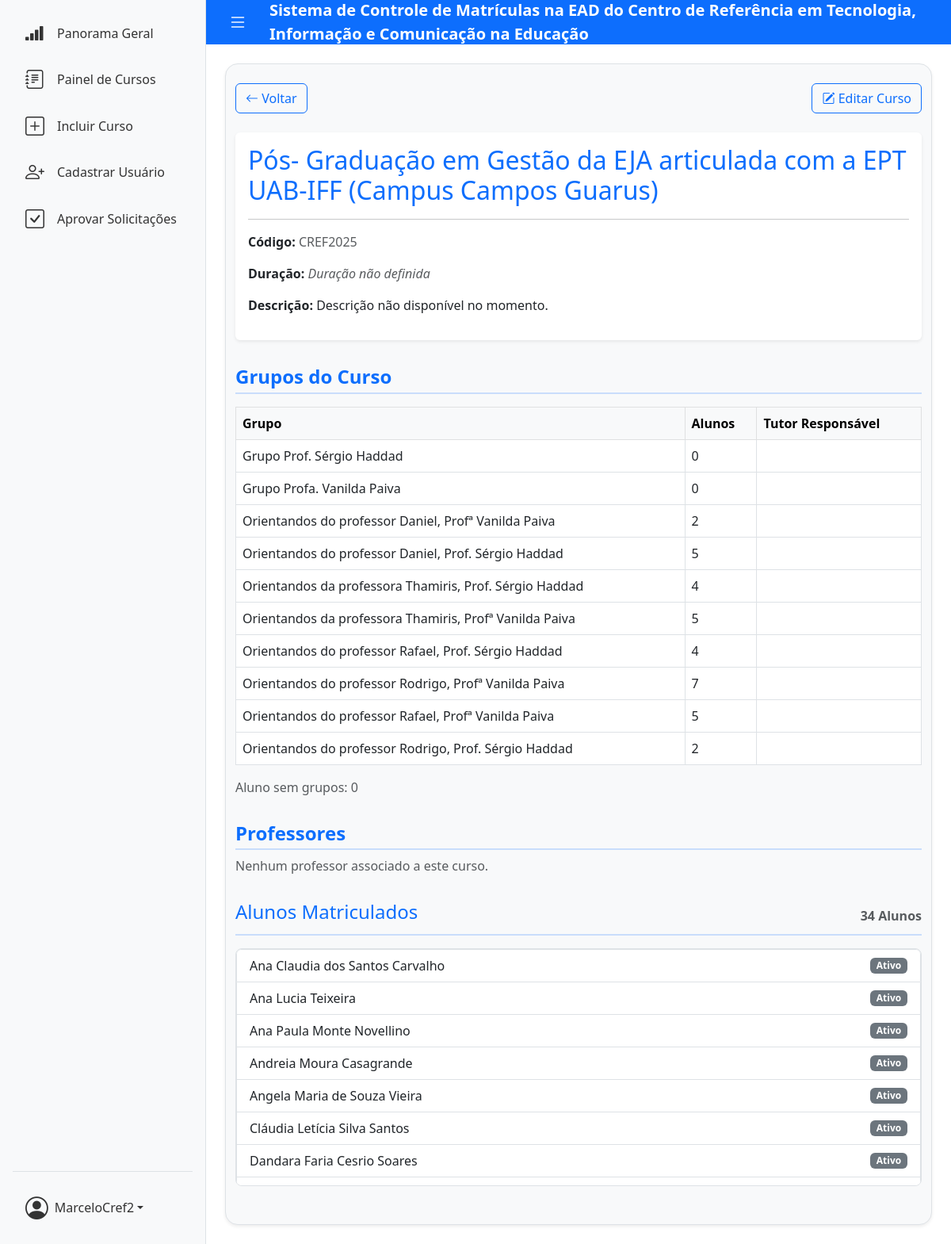
Page /cursos/4/ (signed in) on the committed database.
### Courses/models.py (models this page shows, shortened)
class Course(models.Model):
    id = models.AutoField(primary_key=True)
    name = models.CharField(max_length=150)
    description = models.TextField(blank=True, null=True)
    start_date = models.DateField(blank=True, null=True)
    end_date = models.DateField(blank=True, null=True)
    teachers = models.ManyToManyField(Teacher, related_name='teacher_courses', blank=True)
    tutors = models.ManyToManyField(Tutor, related_name='teacher_courses', blank=True)
    students = models.ManyToManyField('Student', through='Enrollment', blank=True )
    created_at = models.DateTimeField(auto_now_add=True)
    def duration(self):
        if self.start_date and self.end_date:
            return (self.end_date - self.start_date).days
        return 'Não definido'

class Group(models.Model):
    id = models.AutoField(primary_key=True)
    name = models.CharField(max_length=50)
    tutor = models.ForeignKey(Tutor, on_delete=models.PROTECT, related_name='tutors_groups', null=True, blank=False)
    course = models.ForeignKey('Course', on_delete=models.CASCADE, related_name='courses', null=True, blank=False)
    class Meta:
        unique_together = ('name', 'course')

class Enrollment(models.Model):
    STATUS_CHOICES = [
        ('active', 'Ativo'),
        ('approved', 'Aprovado'),
        ('failed', 'Reprovado'),
        ('locked', 'Trancado'),
        ('dropped', 'Evadido'),
    ]
    id = models.AutoField(primary_key=True)
    student = models.ForeignKey(Student, on_delete=models.CASCADE, related_name='Enrollments_student')
    course = models.ForeignKey(Course, on_delete=models.CASCADE, related_name='Enrollments_course')
    group = models.ForeignKey(Group, on_delete=models.CASCADE, related_name='enrollments', null=True, blank=True)
    status = models.CharField(max_length=20, choices= STATUS_CHOICES, default='active')

class Person(models.Model):
    name = models.CharField(max_length=100)
    code = models.CharField(max_length=50, null=True, blank=True)
    email = models.EmailField(max_length=100, unique=True, null=True, blank=True)
    phone = models.CharField(max_length=15, blank=True, null=True)
    registration = models.CharField(max_length=12, unique=True, blank=True, null=True)
    class Meta:
        abstract = True  # ✅ Isso evita que Django crie uma tabela para Person

class Student(Person):
    def __str__(self):
        return self.name

### Courses/views.py (the view)
# urls.py: path('<int:pk>/', CourseDetailView.as_view(), name='course_detail'),
@method_decorator(login_required(login_url='login'), name='dispatch')
class CourseDetailView(LoginRequiredMixin, DetailView):
    model = Course
    template_name = 'course_detail.html'
    def get_context_data(self, **kwargs):
        context = super().get_context_data(**kwargs)
        course = self.get_object()
        enrollments = Enrollment.objects.filter(course=course).select_related('student__group')
        context['students_without_group_count'] = enrollments.filter(group__isnull=True).count()
        return context

### Courses/templates/course_detail.html (shortened to what this page needs)
{% extends 'base.html' %}
{% block content %}
<div class="container pt-4 pb-4 bg-body-tertiary shadow-sm rounded-4 border" style="max-width: 950px;"
  data-aos="fade-up">
  <div class="d-flex justify-content-between align-items-center mb-4">
    <a href="{% url 'courses_list' %}" class="btn btn-outline-primary">
      <i class="bi bi-arrow-left"></i> Voltar
    </a>
    {% if user.is_authenticated %}
      <a href="{% url 'course_update' course.pk %}" class="btn btn-outline-primary">
        <i class="bi bi-pencil-square"></i> Editar Curso
      </a>
    {% endif %}
  </div>
  <div class="card shadow-sm border-0 card-hover">
    <div class="card-body">
      <h2 class="card-title text-primary">{{ object.name }}</h2>
      <hr>
      <p><strong>Código:</strong> <span class="text-muted">CREF2025</span></p>
      <p>
        <strong>Duração:</strong>
        {% if object.duration != 'Não definido' %}
        {{ object.start_date }} - {{ object.end_date }} ({{ object.duration }} dias)
        {% else %}
        <em class="text-muted">Duração não definida</em>
        {% endif %}
      </p>
      {% if object.description %}
      <p><strong>Descrição:</strong> {{ object.description }}</p>
      {% endif %}
    </div>
  </div>
  <h4 class="section-title">Grupos do Curso</h4>
  {% if object.courses.exists %}
  <div class="table-responsive mt-3">
    <table class="table table-bordered custom-table align-middle table-hover">
      <thead class="table-light">
        <tr>
          <th>Grupo</th>
          <th>Alunos</th>
          <th>Tutor Responsável</th>
        </tr>
      </thead>
      <tbody>
        {% for grupo in object.courses.all %}
        <tr>
          <td>{{ grupo.name }}</td>
          <td>{{ grupo.enrollments.count }}</td>
          <td>{{ grupo.tutor.name }}</td>
        </tr>
        {% endfor %}
      </tbody>
    </table>
  </div>
  <div>
    <p class="text-muted">Aluno sem grupos: {{ students_without_group_count }}</p>
  </div>
  {% else %}
  <p class="text-muted">Nenhum grupo registrado para este curso.</p>
  {% endif %}
  <h4 class="section-title">Professores</h4>
  {% if object.teachers.exists %}
  <ul class="list-group mt-3 mb-4">
    {% for professor in object.teachers.all %}
    <li class="list-group-item d-flex justify-content-between align-items-center">
      {{ professor.name }}
      <span class="badge bg-primary">Professor</span>
    </li>
    {% endfor %}
  </ul>
  {% else %}
  <p class="text-muted">Nenhum professor associado a este curso.</p>
  {% endif %}
   <div class="section-title d-flex justify-content-between align-items-center">
     <h4 >Alunos Matriculados</h4>
      <h8 class="text-muted ">{{ object.students.count }} Alunos</h8>
   </div>
  {% with enrollments=object.Enrollments_course.all %}
  {% if enrollments %}
    <div class="scroll-box mt-3 mb-4">
      <ul class="list-group">
        {% for enrollment in enrollments %}
        <li class="list-group-item d-flex justify-content-between align-items-center">
          {{ enrollment.student.name }}
          <span class="badge bg-secondary">{{ enrollment.get_status_display }}</span>
        </li>
        {% endfor %}
      </ul>
    </div>
  {% else %}
  <p class="text-muted">Nenhum aluno matriculado neste curso.</p>
  {% endif %}
  {% endwith %}
</div>
{% endblock %}

### app/templates/base.html (shortened to what this page needs)
{% load static %}
<!DOCTYPE html>
<html lang="pt-BR" class="h-100">
<head>
  <link href="https://cdn.jsdelivr.net/npm/bootstrap@5.3.0/dist/css/bootstrap.min.css" rel="stylesheet" />
  <link href="https://cdn.jsdelivr.net/npm/bootstrap-icons@1.10.5/font/bootstrap-icons.css" rel="stylesheet" />
</head>
<div class="toast-container position-fixed bottom-0 end-0 p-3" id="toast-container" style="z-index: 1080;">
</div>
<body>
  <div class="wrapper">
    <div class="main-container">
      <aside class="sidebar" id="sidebar">
        <nav>
          <a href="{% url 'course_dashboard' %}"
            class="{% if request.resolver_match.url_name == 'course_dashboard' %}active{% endif %}" data-bs-toggle="tooltip" data-bs-placement="right" title="Dashboards">
            <i class="bi bi-reception-4"></i>
            <span>Panorama Geral</span>
          </a>
          {% if user.is_authenticated %}
          <a href="{% url 'courses_list' %}"
            class="{% if request.resolver_match.url_name == 'courses_list' %}active{% endif %}" data-bs-toggle="tooltip" data-bs-placement="right" title="Painel de Cursos">
            <i class="bi bi-journal-text"></i>
            <span>Painel de Cursos</span>
          </a>
          <a href="{% url 'new_course' %}"
            class="{% if request.resolver_match.url_name == 'new_course' %}active{% endif %}" data-bs-toggle="tooltip" data-bs-placement="right" title="Incluir Curso">
            <i class="bi bi-plus-square"></i>
            <span>Incluir Curso</span>
          </a>
          <a href="{% url 'register' %}"
            class="{% if request.resolver_match.url_name == 'register' %}active{% endif %}" data-bs-toggle="tooltip" data-bs-placement="right" title="Cadastrar Usuário">
            <i class="bi bi-person-plus"></i>
            <span>Cadastrar Usuário</span>
          </a>
          {% endif %}
          {% if user.is_staff %}
          <a href="{% url 'approve_registration_requests' %}"
            class="{% if request.resolver_match.url_name == 'approve_registration_requests' %}active{% endif %}" data-bs-toggle="tooltip" data-bs-placement="right" title="Aprovar Solicitações de Cadastro">
            <i class="bi bi-check-square"></i>
            <span>Aprovar Solicitações</span>
          </a>
        {% endif %}
      </nav>
        {% if user.is_authenticated %}
        <div class="dropdown">
          <button class="dropdown-toggle" type="button" id="userMenuButton" data-bs-toggle="dropdown"
            aria-expanded="false">
            <i class="bi bi-person-circle"></i>
            <span>{{ user.username }}</span>
          </button>
        </div>
        {% endif %}
      </aside>
      <div style="flex:1; display:flex; flex-direction: column;">
        <nav class="navbar-top">
          <button class="btn btn-outline-light" id="sidebarToggle">
            <i class="bi bi-list"></i>
          </button>
          <div class="navbar-title">Sistema de Controle de Matrículas na EAD do Centro de Referência em Tecnologia, Informação e Comunicação na Educação</div>
        </nav>
        <main class="content">
          {% block content %}{% endblock %}
        </main>
      </div>
    </div>
  </div>
  <div id="toast-container" class="position-fixed top-0 end-0 p-3" style="z-index: 1050;">
  </div>
</body>
</html>

### app/templates/base.html (style rules this page uses)
html, body { height: 100%; margin: 0; overflow-x: hidden; }
body { display: flex; flex-direction: column; min-height: 100vh; }
.wrapper { display: flex; flex: 1; overflow: hidden; flex-direction: column; }
.main-container { display: flex; flex: 1; overflow: hidden; }
.sidebar { width: 260px; background-color: #f8f9fa; border-right: 1px solid #dee2e6; display: flex; flex-direction: column; padding: 1rem; transition: width 0.3s ease; }
.sidebar nav a { display: flex; align-items: center; padding: 0.5rem 1rem; color: #333; text-decoration: none; border-radius: 0.375rem; margin-bottom: 0.4rem; transition: background-color 0.3s ease; white-space: nowrap; }
.sidebar nav a i { font-size: 1.5rem; margin-right: 1rem; min-width: 24px; text-align: center; }
.sidebar .dropdown { margin-top: auto; padding-top: 1rem; border-top: 1px solid #dee2e6; }
.sidebar .dropdown-toggle { width: 100%; display: flex; align-items: center; padding: 0.5rem 1rem; color: #333; text-decoration: none; user-select: none; cursor: pointer; white-space: nowrap; border-radius: 0.375rem; background: none; border: none; }
.sidebar .dropdown-toggle i { font-size: 1.8rem; margin-right: 0.5rem; }
nav.navbar-top { height: 56px; background-color: #0d6efd; color: white; display: flex; align-items: center; padding: 0 1rem; flex-shrink: 0; }
nav.navbar-top .navbar-title { font-weight: 600; font-size: 1.25rem; user-select: none; }
main.content { flex: 1; padding: 1.5rem; overflow-y: auto; background-color: #fff; }
#sidebarToggle { background-color: transparent; border: none; color: white; font-size: 1.5rem; margin-right: 1rem; cursor: pointer; display: flex; align-items: center; justify-content: center; }

### Courses/templates/course_detail.html (style rules this page uses)
.scroll-box { max-height: 300px; overflow-y: auto; border: 1px solid #dee2e6; border-radius: 0.5rem; }
.card-hover { transition: all 0.3s ease; }
.section-title { color: #0d6efd; font-weight: 600; border-bottom: 2px solid #0d6efd33; padding-bottom: 5px; margin-top: 2rem; }
.custom-table thead { background-color: #f1f3f5; font-weight: 500; }
.list-group-item { transition: background-color 0.2s ease; }

### rows in the picture
Course: name "Pós- Graduação em Gestão da EJA articulada com a EPT UAB-IFF (Campus Campos Guarus)", description "Descrição não disponível no momento.", students.count "34"
Group: name "Grupo Prof. Sérgio Haddad", enrollments.count "0"
Group: name "Grupo Profa. Vanilda Paiva", enrollments.count "0"
Group: name "Orientandos do professor Daniel, Profª Vanilda Paiva", enrollments.count "2"
Group: name "Orientandos do professor Daniel, Prof. Sérgio Haddad", enrollments.count "5"
Group: name "Orientandos da professora Thamiris, Prof. Sérgio Haddad", enrollments.count "4"
Group: name "Orientandos da professora Thamiris, Profª Vanilda Paiva", enrollments.count "5"
Group: name "Orientandos do professor Rafael, Prof. Sérgio Haddad", enrollments.count "4"
Group: name "Orientandos do professor Rodrigo, Profª Vanilda Paiva", enrollments.count "7"
Group: name "Orientandos do professor Rafael, Profª Vanilda Paiva", enrollments.count "5"
Group: name "Orientandos do professor Rodrigo, Prof. Sérgio Haddad", enrollments.count "2"
Enrollment: student.name "Ana Claudia dos Santos Carvalho", status "Ativo"
Enrollment: student.name "Ana Lucia Teixeira", status "Ativo"
Enrollment: student.name "Ana Paula Monte Novellino", status "Ativo"
Enrollment: student.name "Andreia Moura Casagrande", status "Ativo"
Enrollment: student.name "Angela Maria de Souza Vieira", status "Ativo"
Enrollment: student.name "Cláudia Letícia Silva Santos", status "Ativo"
Enrollment: student.name "Dandara Faria Cesrio Soares", status "Ativo"

### other values in the picture
{{ user.username }} "MarceloCref2"
{{ students_without_group_count }} "0"
